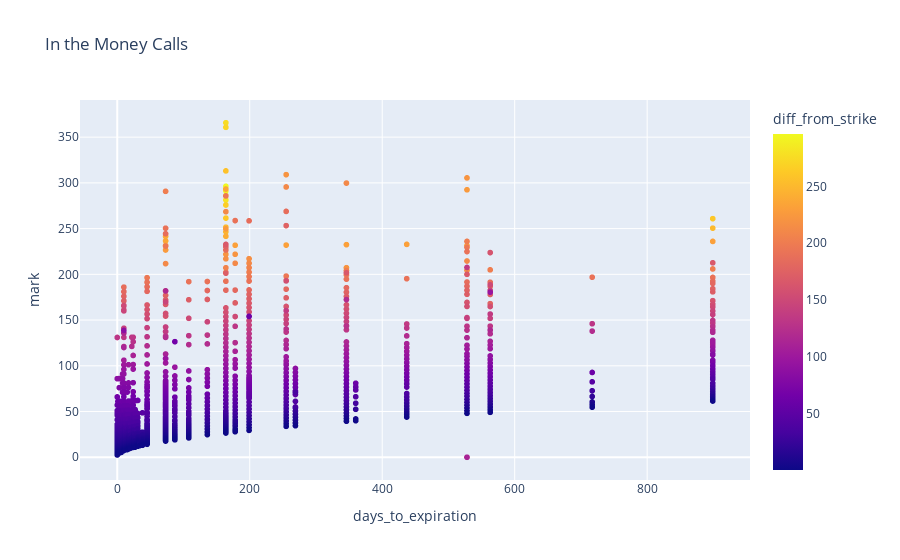

The code cell stored with this chart in its notebook:
### Code cell
px.scatter(spy_options_in_the_money_calls, x = 'days_to_expiration', y = 'mark', color = 'diff_from_strike', hover_data = ['strike'], title="In the Money Calls")

### Figure 1 — Plotly figure (JSON) as saved in the notebook; plotly's stock layout.template omitted (floating-point values rounded to 4 significant figures; data arrays with more than 128 entries replaced by an {"elided": "..."} marker saying what was removed)
{"data": [{"customdata": {"elided": "1295x1 float values"}, "hovertemplate": "days_to_expiration=%{x}<br>mark=%{y}<br>strike=%{customdata[0]}<br>diff_from_strike=%{marker.color}<extra></extra>", "legendgroup": "", "marker": {"color": {"elided": "1295 float values"}, "coloraxis": "coloraxis", "symbol": "circle"}, "mode": "markers", "name": "", "showlegend": false, "type": "scattergl", "x": {"elided": "1295 int values"}, "xaxis": "x", "y": {"elided": "1295 float values"}, "yaxis": "y"}], "layout": {"coloraxis": {"colorbar": {"title": {"text": "diff_from_strike"}}, "colorscale": [[0, "#0d0887"], [0.1111, "#46039f"], [0.2222, "#7201a8"], [0.3333, "#9c179e"], [0.4444, "#bd3786"], [0.5556, "#d8576b"], [0.6667, "#ed7953"], [0.7778, "#fb9f3a"], [0.8889, "#fdca26"], [1, "#f0f921"]]}, "legend": {"tracegroupgap": 0}, "title": {"text": "In the Money Calls"}, "xaxis": {"anchor": "y", "domain": [0, 1], "title": {"text": "days_to_expiration"}}, "yaxis": {"anchor": "x", "domain": [0, 1], "title": {"text": "mark"}}}}
